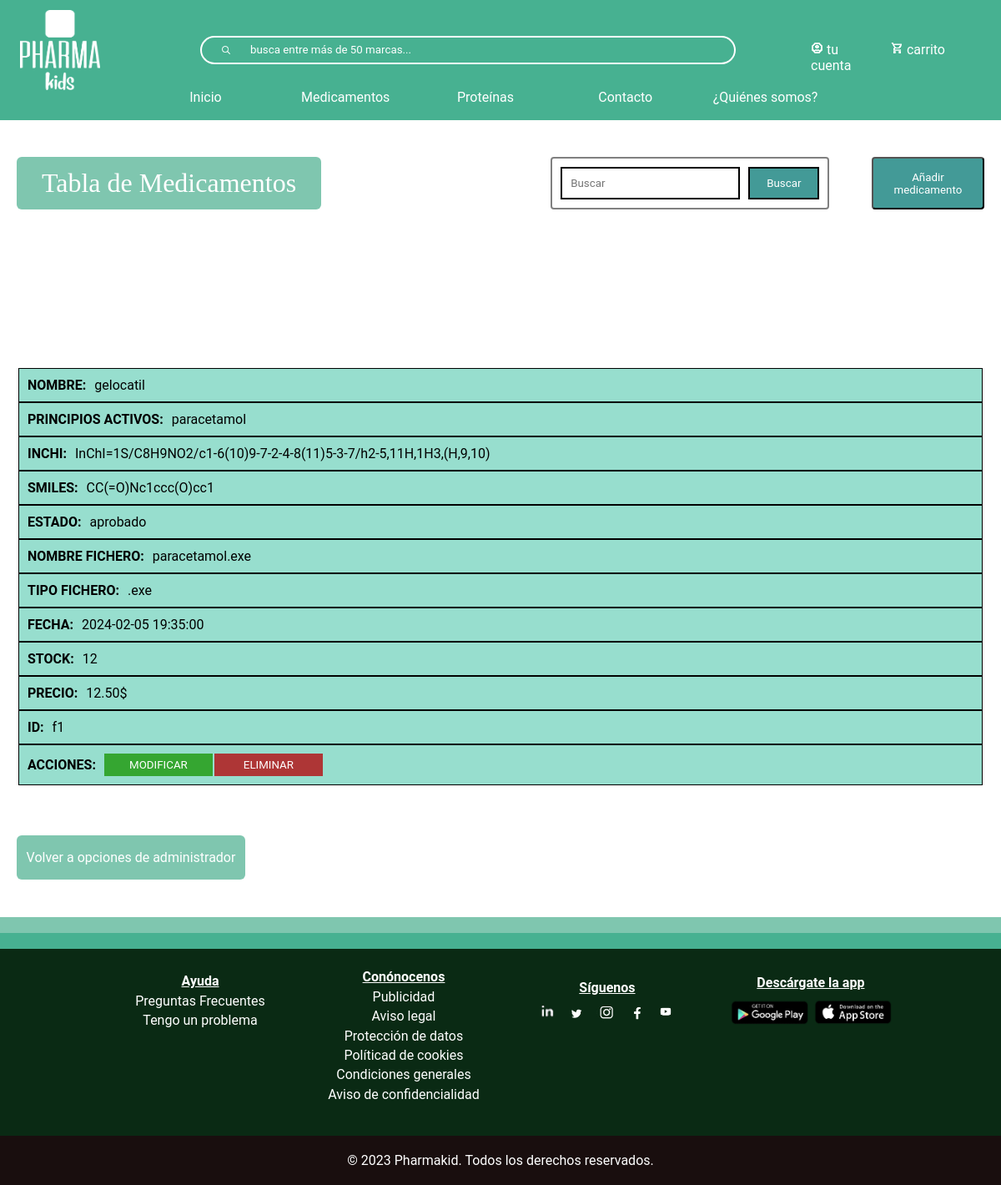
Before: /tablaMedicamentos.php with the older database file.
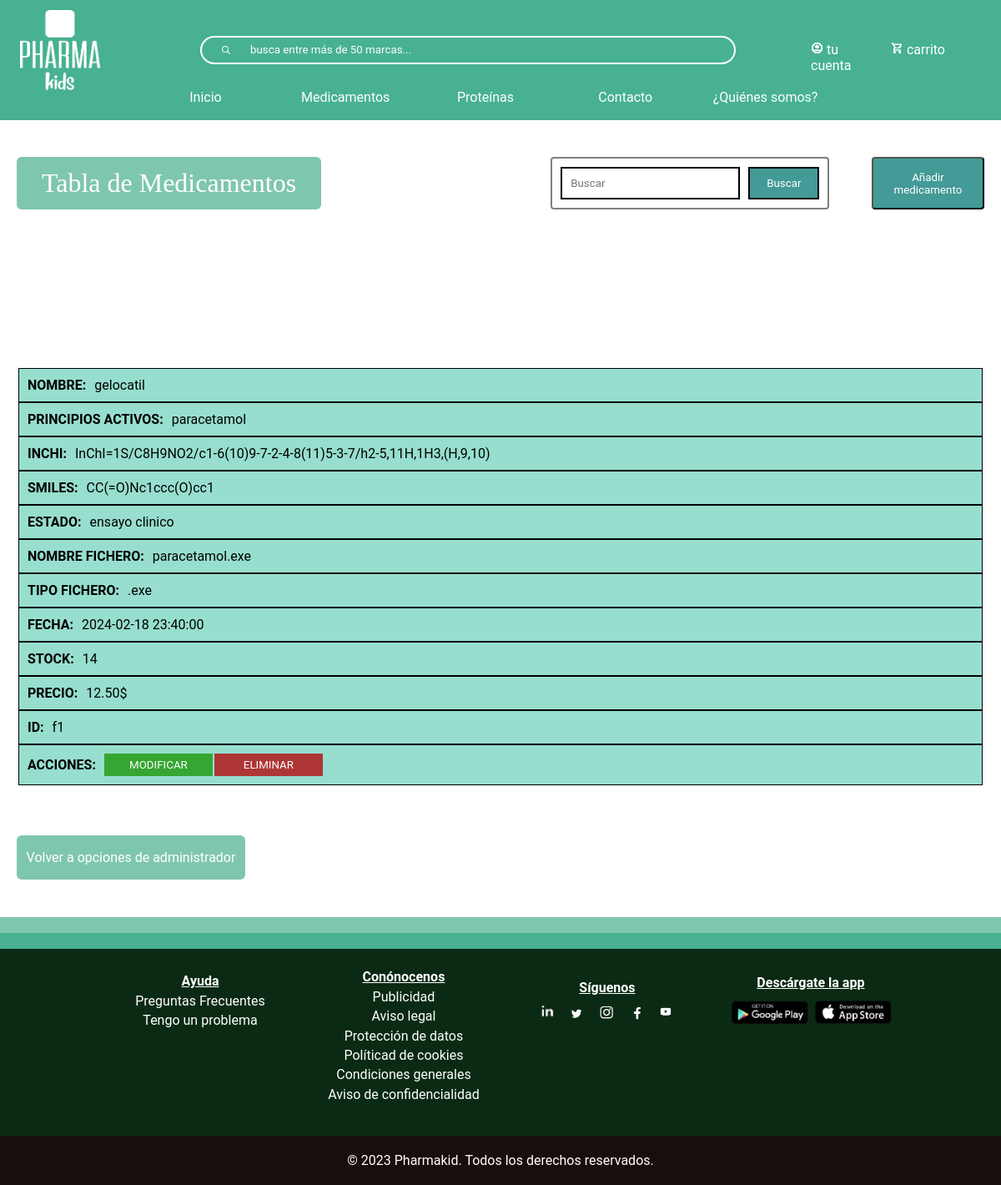
After: the same page with the newer database file.
### tables this page shows
CREATE TABLE `medicamento` (
  `inchi` varchar(200) NOT NULL,
  `smiles` varchar(100) NOT NULL,
  `estadoMedicamento` varchar(20) NOT NULL,
  `precio` float NOT NULL,
  `nombre` varchar(150) NOT NULL,
  `id` varchar(10) NOT NULL,
  `nombreFichero` varchar(100) NOT NULL,
  `tiposFichero` varchar(10) NOT NULL,
  `fecha` datetime NOT NULL,
  `stock` int(11) NOT NULL,
  `principioActivo` varchar(300) NOT NULL
);

### tablaMedicamentos.php (the view, shortened to what this page needs)
<?php
include_once("bbdd/connexionBaseDeDatos.php");
?>
<!DOCTYPE html>
<html lang="en">
<head>
    <link rel="stylesheet" type="text/css" href="css/index.css" >
    <link rel="stylesheet" type="text/css" href="css/header.css" >
    <link rel="stylesheet" type="text/css" href="css/footer.css" >
    <link rel="stylesheet" type="text/css" href="css/tablas.css" >
</head>
<body>
    <?php require("footerHeader/header.php")?>
<div id="divTabla">
    <div class="contenedor-botones">
    <h1>Tabla de Medicamentos</h1>
    <div class="conjunto-buscar-anadir">
        <form action="buscar-medicamento.php" class="form-busqueda" method="get" name="formu">
                <div class="botones-filtrar" style='display:flex'>
                    <input class="input-busqueda" type="text" name="busqueda" placeholder="Buscar"/>
                    <input class="btn-busqueda" type="submit" value="Buscar"/>
                </div>
            </form>
        <button id="anadirButton">Añadir medicamento</button>
    </div>
</div>
        <?php
        $sql= mysqli_query($conexion, "SELECT * FROM medicamento ORDER BY nombre");
        $resultado = mysqli_num_rows($sql);
        if ($resultado > 0){
            echo "
                <table id='tabla_medicamento'>
                    <thead>
                        <tr>
                            <th>NOMBRE</th>
                            <th>PRINCIPIOS ACTIVOS</th>
                            <th>INCHI</th>
                            <th>SMILES</th>
                            <th>ESTADO</th>
                            <th>NOMBRE FICHERO</th>
                            <th>TTIPO FICHERO</th>
                            <th>FECHA</th>
                            <th>STOCK</th>
                            <th>PRECIO</th>
                            <th>ID</th>
                            <th>ACCIONES</th>
                        </tr>
                    </thead>
                    <tbody class='clase_tbody'>"
            ;
            while($row = mysqli_fetch_assoc($sql)){
                $nombre = $row["nombre"];
                $principiosActivos = $row["principioActivo"];
                $inchi = $row["inchi"];
                $smiles= $row["smiles"];
                $estado = $row["estadoMedicamento"];
                $nombreFichero = $row["nombreFichero"];
                $tipoFichero = $row["tiposFichero"];
                $fecha = $row["fecha"];
                $stock = $row["stock"];
                $id = $row['id'];
                $precio =number_format($row["precio"], 2);
                echo "
                <tr>
                    <td titulo='NOMBRE:'>$nombre</td>
                    <td titulo='PRINCIPIOS ACTIVOS:'>$principiosActivos</td>
                    <td style='text-align:left' titulo='INCHI:'>$inchi</td>
                    <td titulo='SMILES:'>$smiles</td>
                    <td titulo='ESTADO:'>$estado</td>
                    <td titulo='NOMBRE FICHERO:'>$nombreFichero</td>
                    <td titulo='TIPO FICHERO:'>$tipoFichero</td>
                    <td titulo='FECHA:'>$fecha</td>
                    <td titulo='STOCK:'>$stock</td>
                    <td titulo='PRECIO:'>$precio$</td>
                    <td titulo='ID:'>$id</td>
                    <td titulo='ACCIONES:' class='td-btn'>
                        <button class='modificar'>MODIFICAR</button>
                        <button class='eliminar'>ELIMINAR</button>
                    </td>
                </tr>
                ";
            }
            echo "</tbody>";
        }
        else
    {
      echo "<h3 style='text-align:-webkit-center'>No encontrado</h3>";
    }
        ?>
        </table>
        <a href="administrador.php">Volver a opciones de administrador</a>
    </div>
    <footer>
    <?php require("footerHeader/footer.php")?>
</body>
</html>

Changed rows visible on the page:
changed medicamento "gelocatil": estadoMedicamento "aprobado" → "ensayo clinico"; fecha "2024-02-05 19:35:00" → "2024-02-18 23:40:00"; stock "12" → "14"
